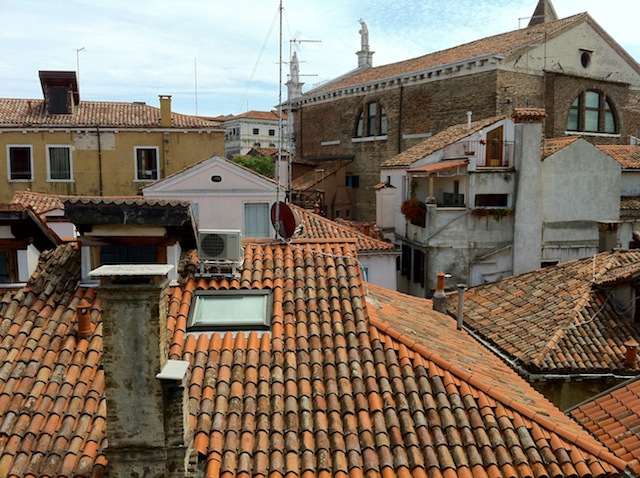
%> input picture vlfeat-0.9.14/data/a.jpg, 640 x 478 px
$ octave --eval "result = interest_points(rgb2gray(imread('vlfeat-0.9.14/data/a.jpg')));"   (GNU Octave 9; MATLAB toolbox functions it lacks are replaced by stand-ins)
%> lines starting %> are read from the running program, lines starting %| are printed output that depends on the picture
function [x,y]= interest_points(img)


%horizontal and vertical derivatives
sobel_y= [-1 0 1; 0 0 0 ; -1 0 1];
sobel_x= [-1 -1 -1; 0 0 0 ; 1 1 1];

%convolution with sobel filters
Ix= imfilter(img, sobel_x);
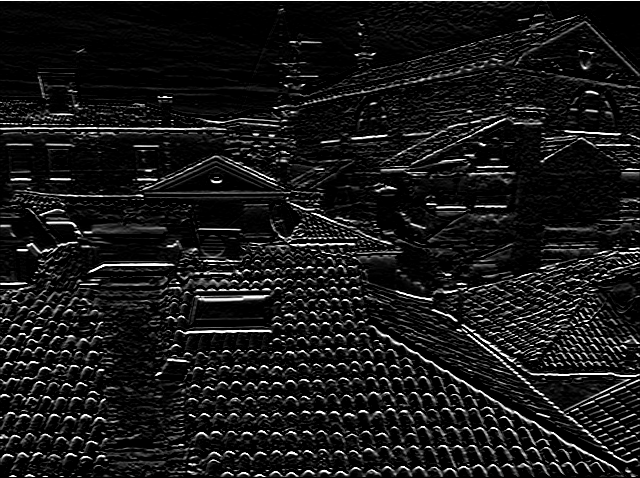
%> Ix: size 478x640 uint8; min 0, max 255, mean 24.5
Iy= imfilter(img, sobel_y);
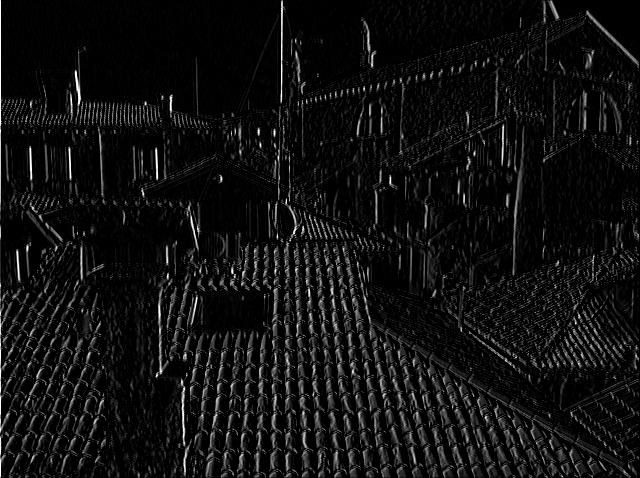
%> Iy: size 478x640 uint8; min 0, max 255, mean 16.4

%convolving Ix^2, Iy^2 and Ixs with gaussian filters
f = fspecial('gaussian');
Ixx = imfilter(Ix.^2, f);
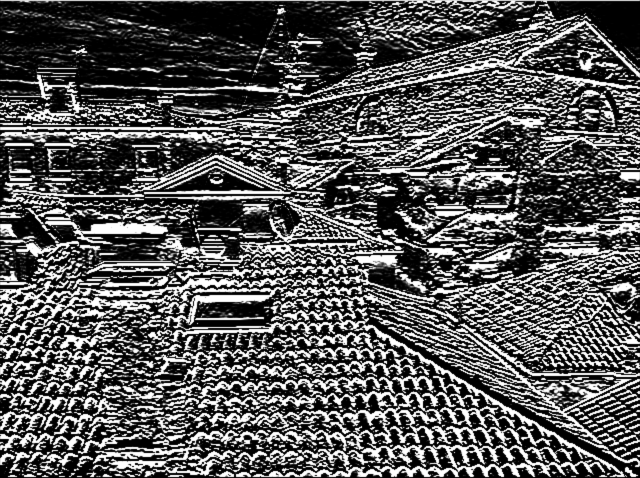
%> Ixx: size 478x640 uint8; min 0, max 255, mean 87.6
Iyy = imfilter(Iy.^2, f);
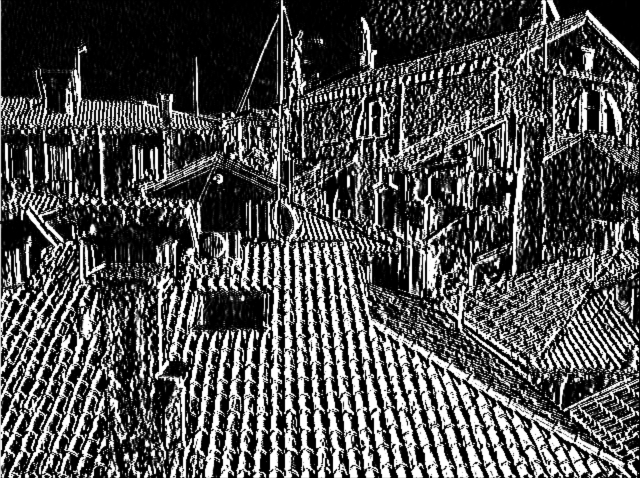
%> Iyy: size 478x640 uint8; min 0, max 255, mean 79.1
Ixy = imfilter(Ix.*Iy, f);
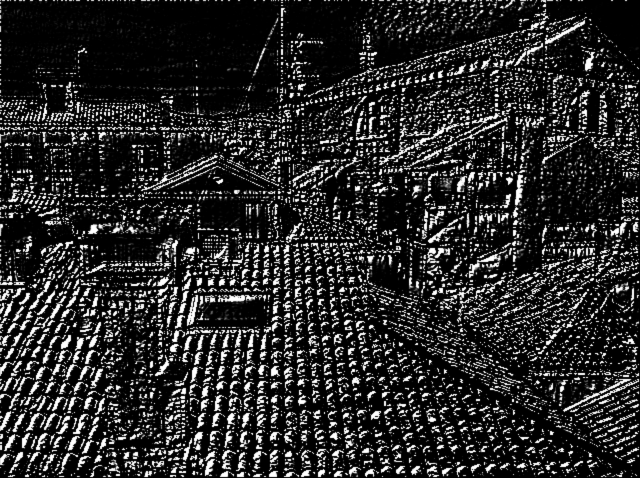
%> Ixy: size 478x640 uint8; min 0, max 255, mean 41.6

[r,c]=size(img);
%> r = 478; c = 640

%computing harris corners matrix
k=0.04;
H = (Ixx.*Iyy - Ixy.^2) - k*(Ixx + Iyy).^2;

%nom-maximum suppression
R=(1000/max(max(H)))*H;
radius=1;
threshold=80;
sze = 2+radius;
MX = ordfilt2(R,sze^2,ones(sze));
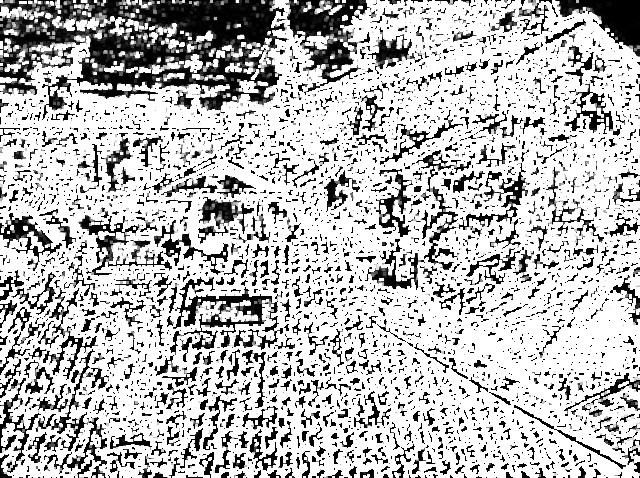
%> MX: size 478x640 uint8; min 0, max 255, mean 186.6
R11 = (R==MX)&(R>threshold);
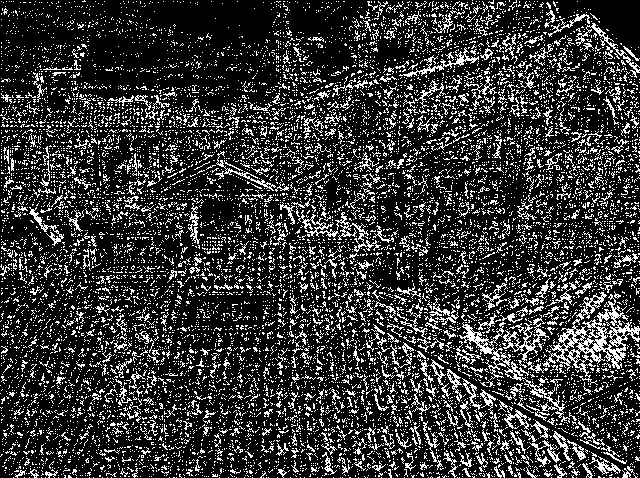
%> R11: size 478x640 logical; 20.8% white in thin lines or dots
[x,y]=find(R11);
%> x = 63760 values from 1 to 478; y = 63760 values from 1 to 640

%removing corners at the corners of the image
a=find(x==1)
%> a = [6783; 43138; 45717; 47615; 48450]
x(a)=[];
y(a)=[];

b=find(x==max(x))
%> b = 118 values from 1081 to 63448
x(b)=[];
y(b)=[];

% [5 lines of commented-out code are left out]

end

$ run again, on vlfeat-0.9.14/data/b.jpg
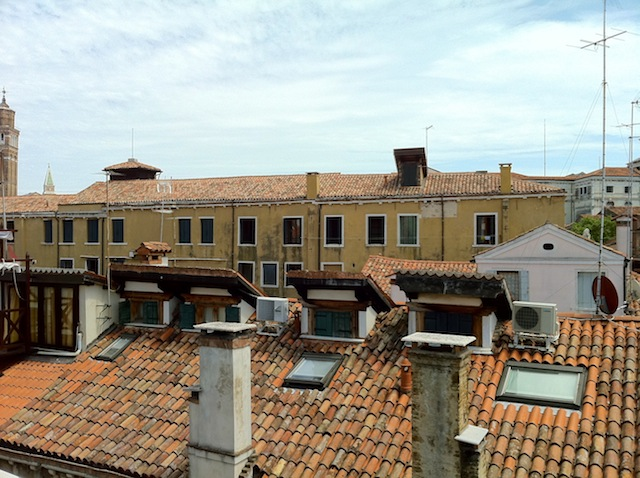
%> input picture vlfeat-0.9.14/data/b.jpg, 640 x 478 px
%> in interest_points, `MX = ordfilt2(R,sze^2,ones(sze));`:
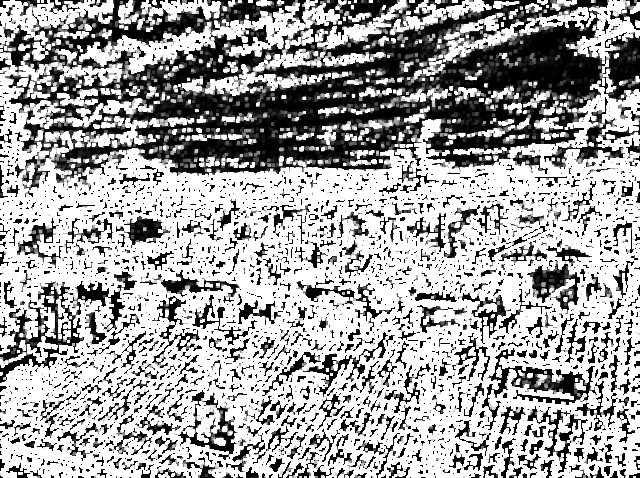
%> MX: size 478x640 uint8; min 0, max 255, mean 164.5
%> in interest_points, `R11 = (R==MX)&(R>threshold);`:
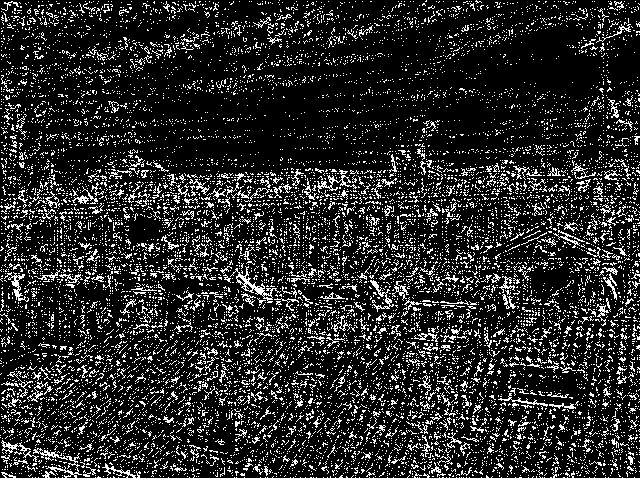
%> R11: size 478x640 logical; 16% white in thin lines or dots
%> x = 48985 values from 1 to 478; y = 48985 values from 1 to 640
%> a = [21832; 32731; 36736]
%> b = 121 values from 492 to 48555

$ run again, on vlfeat-0.9.14/data/river1.jpg
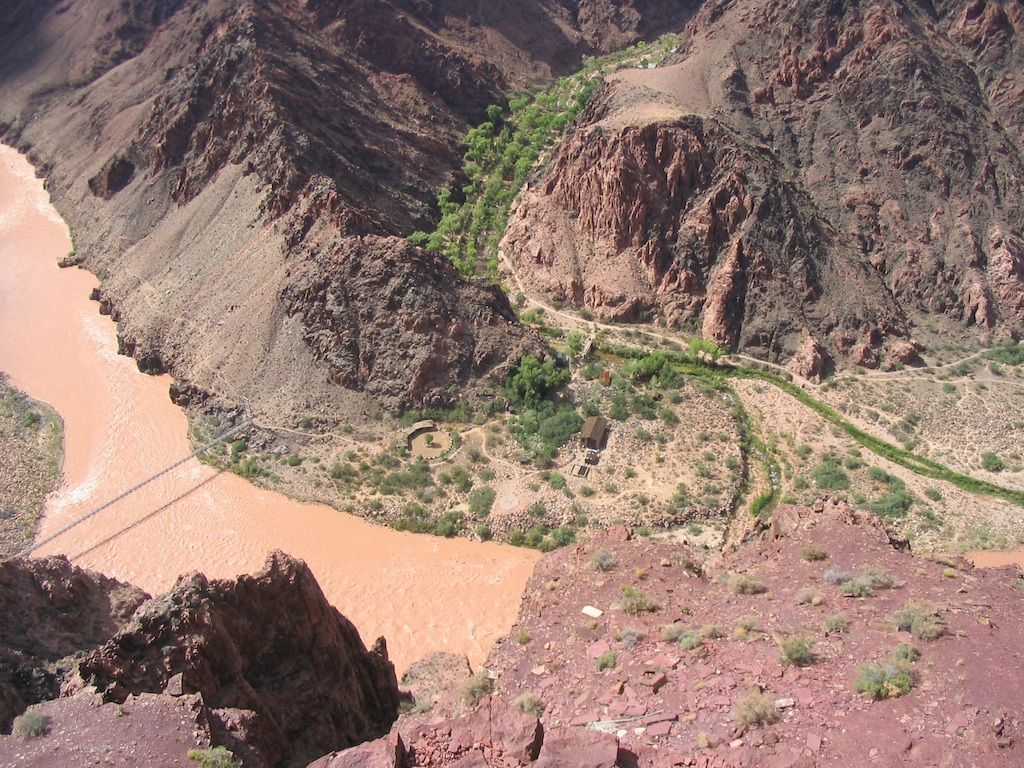
%> input picture vlfeat-0.9.14/data/river1.jpg, 1024 x 768 px
%> in interest_points, `MX = ordfilt2(R,sze^2,ones(sze));`:
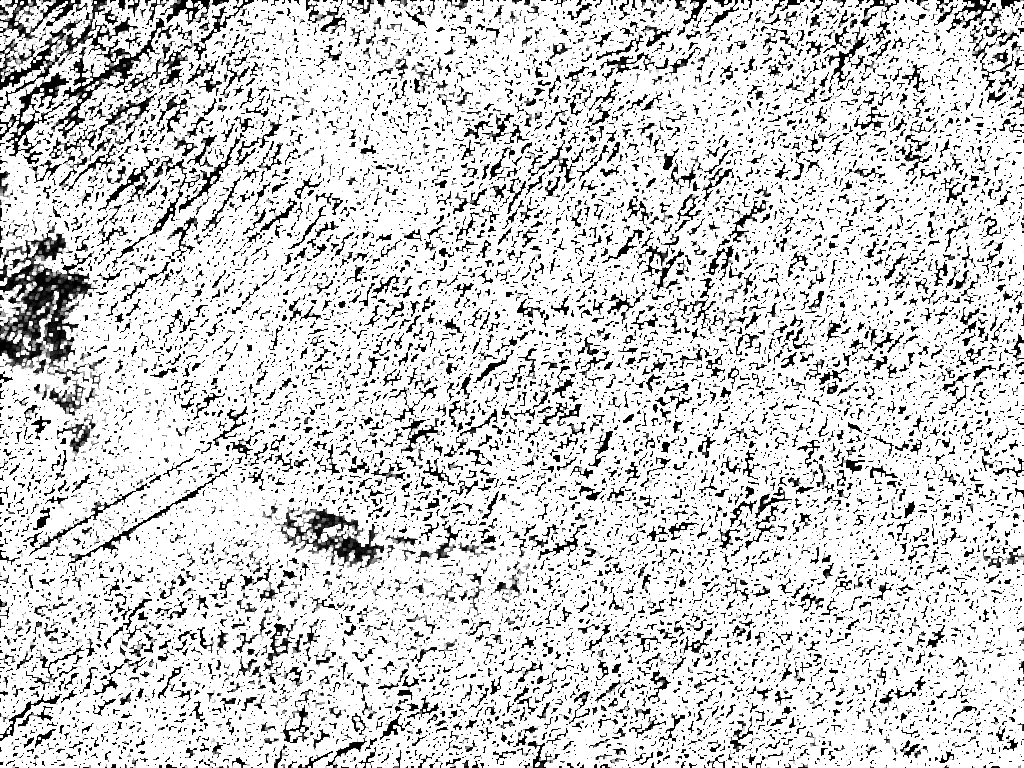
%> MX: size 768x1024 uint8; min 0, max 255, mean 208.3
%> in interest_points, `R11 = (R==MX)&(R>threshold);`:
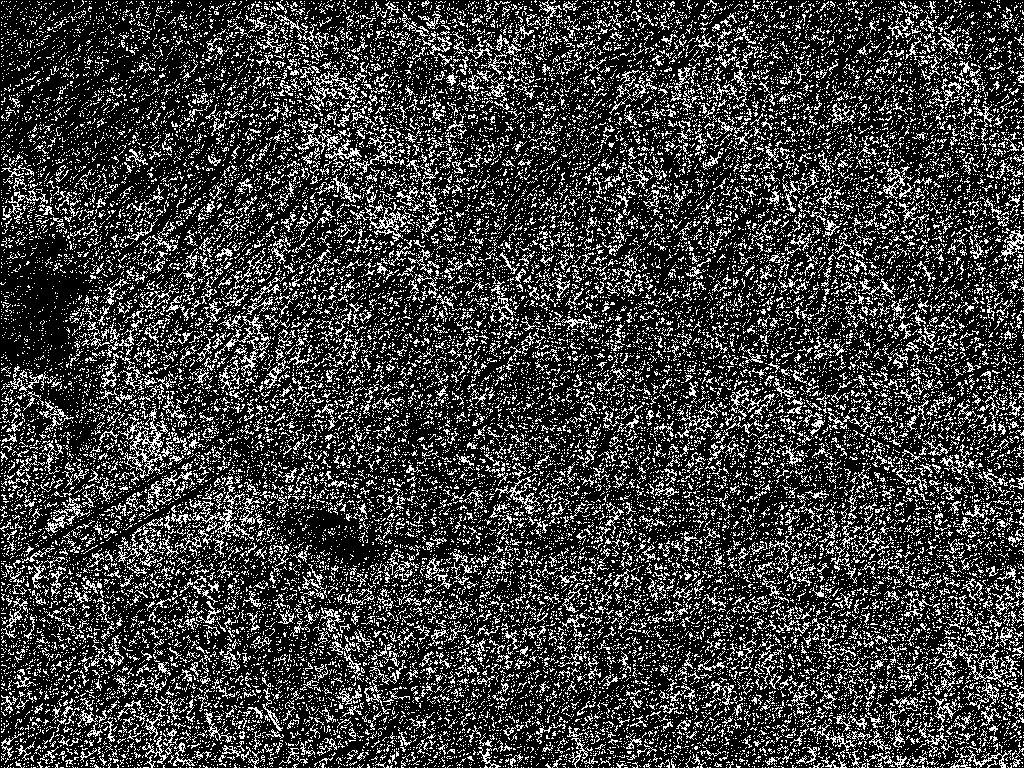
%> R11: size 768x1024 logical; 23.9% white in thin lines or dots
%> x = 187933 values from 1 to 768; y = 187933 values from 1 to 1024
%> a = 43 values from 10797 to 182908
%> b = 274 values from 643 to 185429

$ run again, on vlfeat-0.9.14/data/river2.jpg
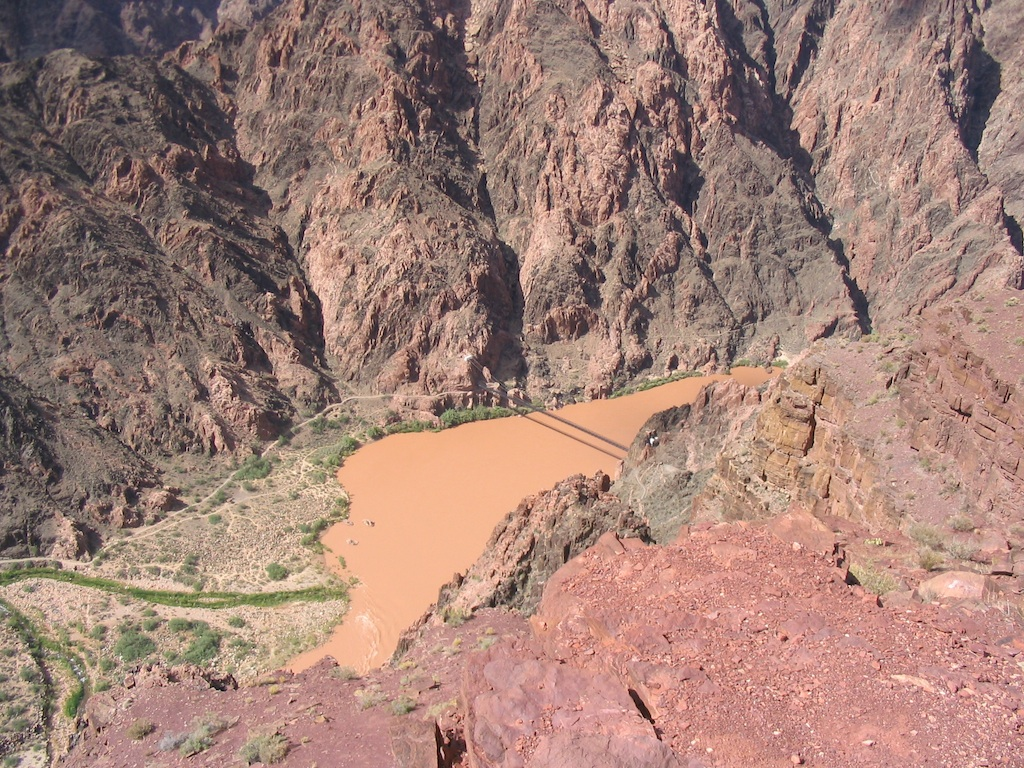
%> input picture vlfeat-0.9.14/data/river2.jpg, 1024 x 768 px
%> in interest_points, `R11 = (R==MX)&(R>threshold);`:
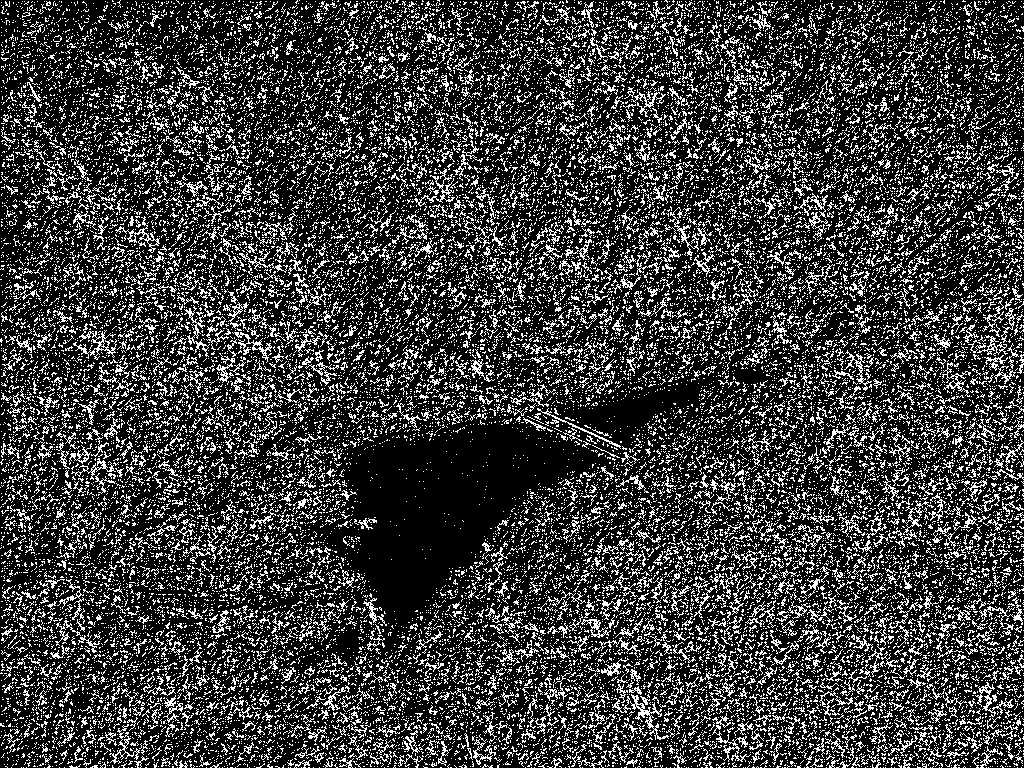
%> R11: size 768x1024 logical; 23.2% white in thin lines or dots
%> x = 182359 values from 1 to 768; y = 182359 values from 1 to 1024
%> a = 35 values from 18902 to 175335
%> b = 282 values from 1065 to 181981
